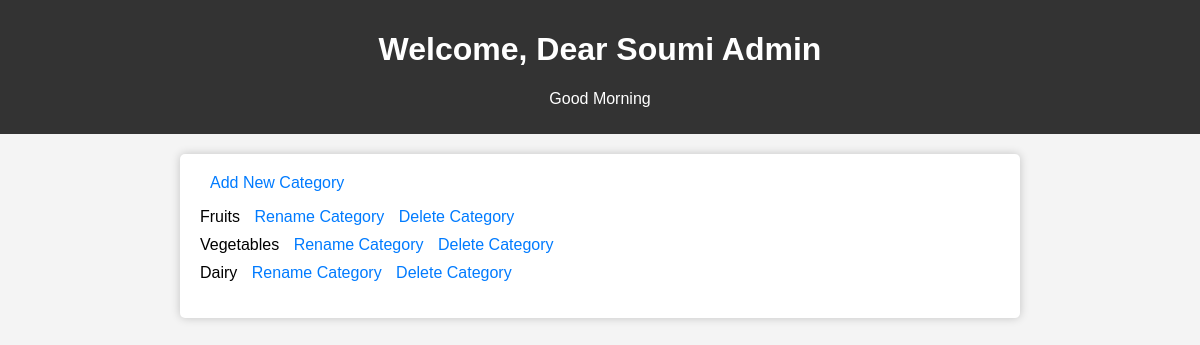
Before: /admin_dashboard with the older database file.
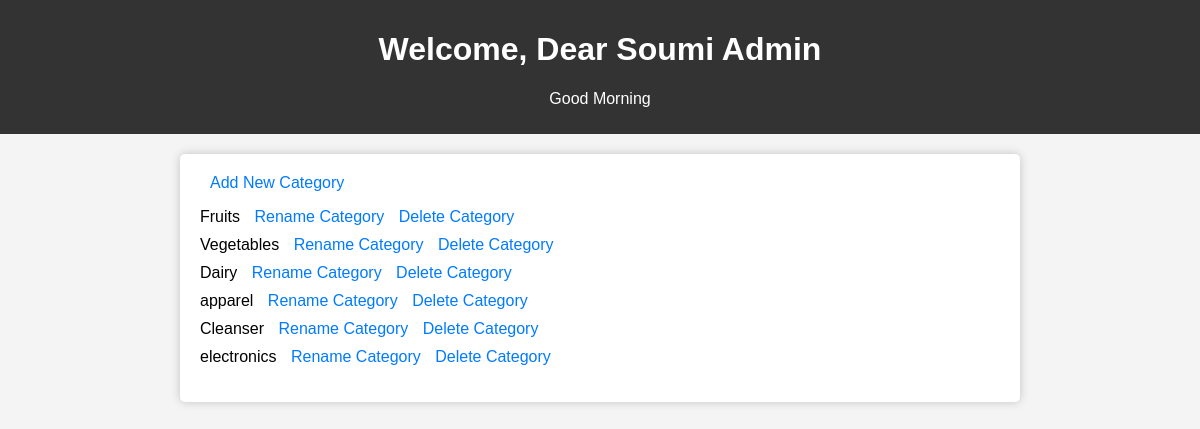
After: the same page with the newer database file.
### main.py (models this page shows)
class Section(db.Model):
        id = db.Column(db.Integer, primary_key = True, autoincrement=True)
        name = db.Column(db.String(200), nullable = False)
        products = relationship('Product', backref='section', lazy=True , order_by='desc(Product.id)')

### main.py (the view)
@app.route('/admin_dashboard')
def admin_dashboard():
    section=Section.query.all()
    return render_template('admin_dashboard.html',blahblah=section)

### templates/admin_dashboard.html (shortened to what this page needs)
<!DOCTYPE html>
<html lang="en">
<head>
</head>
<body>
    <header>
        <h1>Welcome, Dear Soumi Admin</h1>
        <p>Good Morning</p>
    </header>
    <div class="container">
        <a href="/add_category">Add New Category</a>
        <ul>
            {% for blah in blahblah %}
                <li>
                    {{ blah.name }}
                    <a href="/rename_category/{{ blah['id'] }}">Rename Category</a>
                    <a href="/delete_category/{{ blah['id'] }}">Delete Category</a>
                </li>
            {% endfor %}
        </ul>
    </div>
</body>
</html>

### templates/admin_dashboard.html (style rules this page uses)
body { font-family: Arial, sans-serif; margin: 0; padding: 0; background-color: #f4f4f4; }
header { background-color: #333; color: #fff; text-align: center; padding: 10px; }
.container { max-width: 800px; margin: 20px auto; padding: 20px; background-color: #fff; border-radius: 5px; box-shadow: 0 0 10px rgba(0, 0, 0, 0.2); }
ul { list-style: none; padding: 0; }
li { margin: 10px 0; }
a { text-decoration: none; color: #007BFF; margin-left: 10px; }

Changed rows visible on the page:
added Section: name "apparel"
added Section: name "Cleanser"
added Section: name "electronics"
